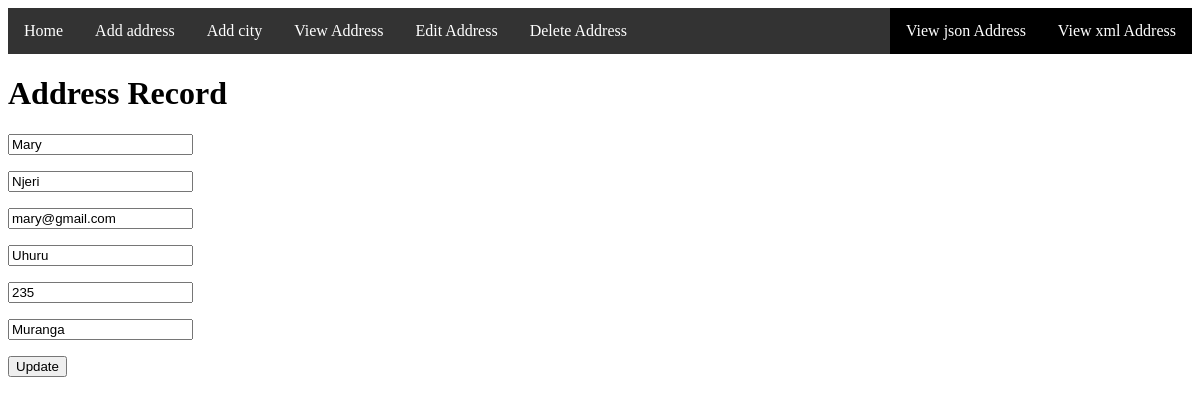
The page /edit.php?id=3 on the database its author committed.
### tables this page shows
CREATE TABLE `addresses` (
  `id` int(6) NOT NULL,
  `firstname` varchar(255) NOT NULL,
  `lastname` varchar(255) NOT NULL,
  `email` varchar(255) NOT NULL,
  `street` varchar(255) NOT NULL,
  `zip_code` varchar(255) NOT NULL,
  `city` varchar(255) NOT NULL,
  `created` datetime NOT NULL DEFAULT current_timestamp()
);

### edit.php (the view, shortened to what this page needs)
<?php
require('config.php');
$id = $_REQUEST['id'];
$sql="SELECT * FROM addresses WHERE id='".$id."'";
$result=mysqli_query($conn, $sql) OR die(mysqli_error());
$row=mysqli_fetch_assoc($result);
?>
<!DOCTYPE html>
<html lang="en">
<head>
</head>
<body>
<div>
        <div class="header">
<ul>
  <li><a target="_self" href="index.php">Home</a></li>
  <li><a target="_self" href="address.php">Add address</a></li>
  <li><a target="_self" href="city.php">Add city</a></li>
  <li><a target="_self" href="view.php">View Address</a></li>
  <li><a target="_self" href="view.php">Edit Address</a></li>
  <li><a  target="_self" href="view.php">Delete Address</a></li>
  <li style="float:right"><a  target="_self" class="active" href="xml.php"> View xml Address</a></li>
  <li style="float:right"><a target="_self" class="active" href="json.php"> View json Address</a></li>
</ul>
        </div>
    <h1>Address Record</h1>
    <?php
    if(isset($_POST['new']) && $_POST['new'] == 1)
    {
        $id=$_REQUEST['id'];
        $firstname=$_REQUEST['firstname'];
        $lastname=$_REQUEST['lastname'];
        $email=$_REQUEST['email'];
        $street=$_REQUEST['street'];
        $zip_code=$_REQUEST['zip_code'];
        $city=$_REQUEST['city'];
        $edit=" update addresses set firstname='".$firstname."', lastname='".$lastname."', email='".$email."', street='".$street."', zip_code='".$zip_code."', city='".$city."' where id='".$id."'";
        mysqli_query($conn, $edit) OR die(mysqli_error());
        $msg=" $firstname Record Edited. <br/><br/><a href='view.php'> View updates</a>";
        echo'<h3 style="color:#112233;">' .$msg. '</h3>';
    }else{
        ?>
        <div>
            <form name="form"action="" method="POST">
            <p><input type="text" name="firstname" placeholder="Enter First Name" required value="<?php echo $row['firstname']; ?>"></p>
            <p><input type="text" name="lastname" placeholder="Enter First Name" required value="<?php echo $row['lastname']; ?>"></p>
            <p><input type="text" name="email" placeholder="Enter First Name" required value="<?php echo $row['email']; ?>"></p>
            <p><input type="text" name="street" placeholder="Enter First Name" required value="<?php echo $row['street']; ?>"></p>
            <p><input type="text" name="zip_code" placeholder="Enter First Name" required value="<?php echo $row['zip_code']; ?>"></p>
            <p><input type="text" name="city" placeholder="Enter First Name" required value="<?php echo $row['city']; ?>"></p>
            <p><input name="submit" type="submit" value="Update" /></p>
            </form>
            <?php } ?>
            <br /><br /><br /><br />
        </div>
</body>
</html>

### edit.php (style rules this page uses)
ul { list-style-type: none; margin: 0; padding: 0; overflow: hidden; background-color: #333; }
li { float: left; }
li a { display: block; color: white; text-align: center; padding: 14px 16px; text-decoration: none; }
.active { background-color: black; }

### rows shown on the page
addresses: firstname "Mary", lastname "Njeri", email "mary@gmail.com", street "Uhuru", zip_code "235", city "Muranga"
